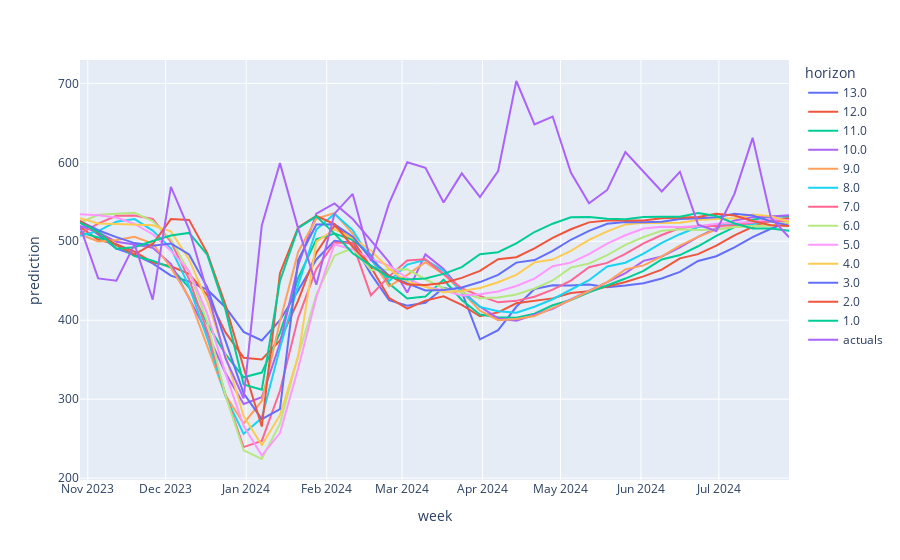

Write notebook code for a chart like this one.
### Code cell
visualize_results(predictions, "GBSOU")
